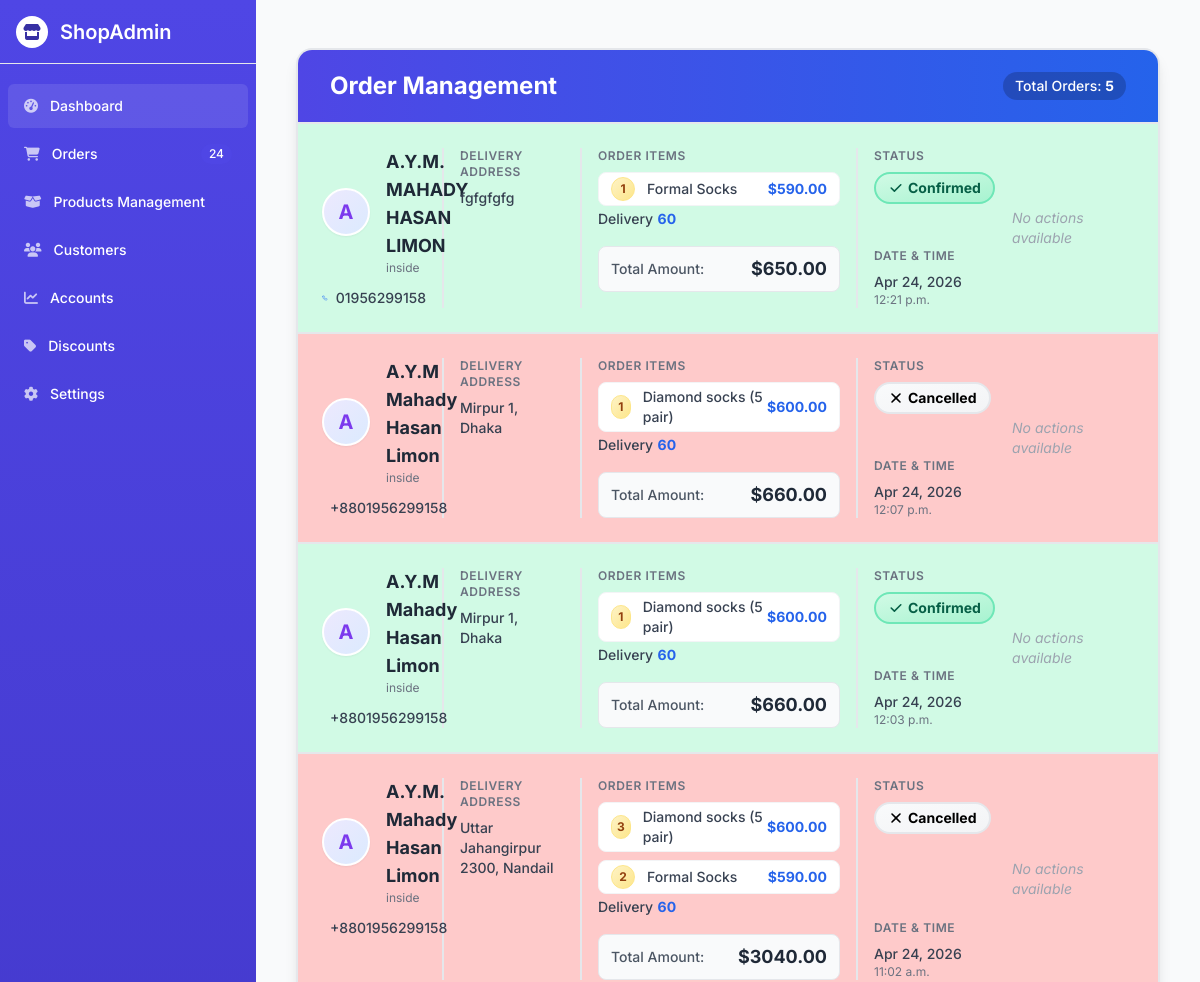
The app's page /order/order_list/ (upper part), older data.
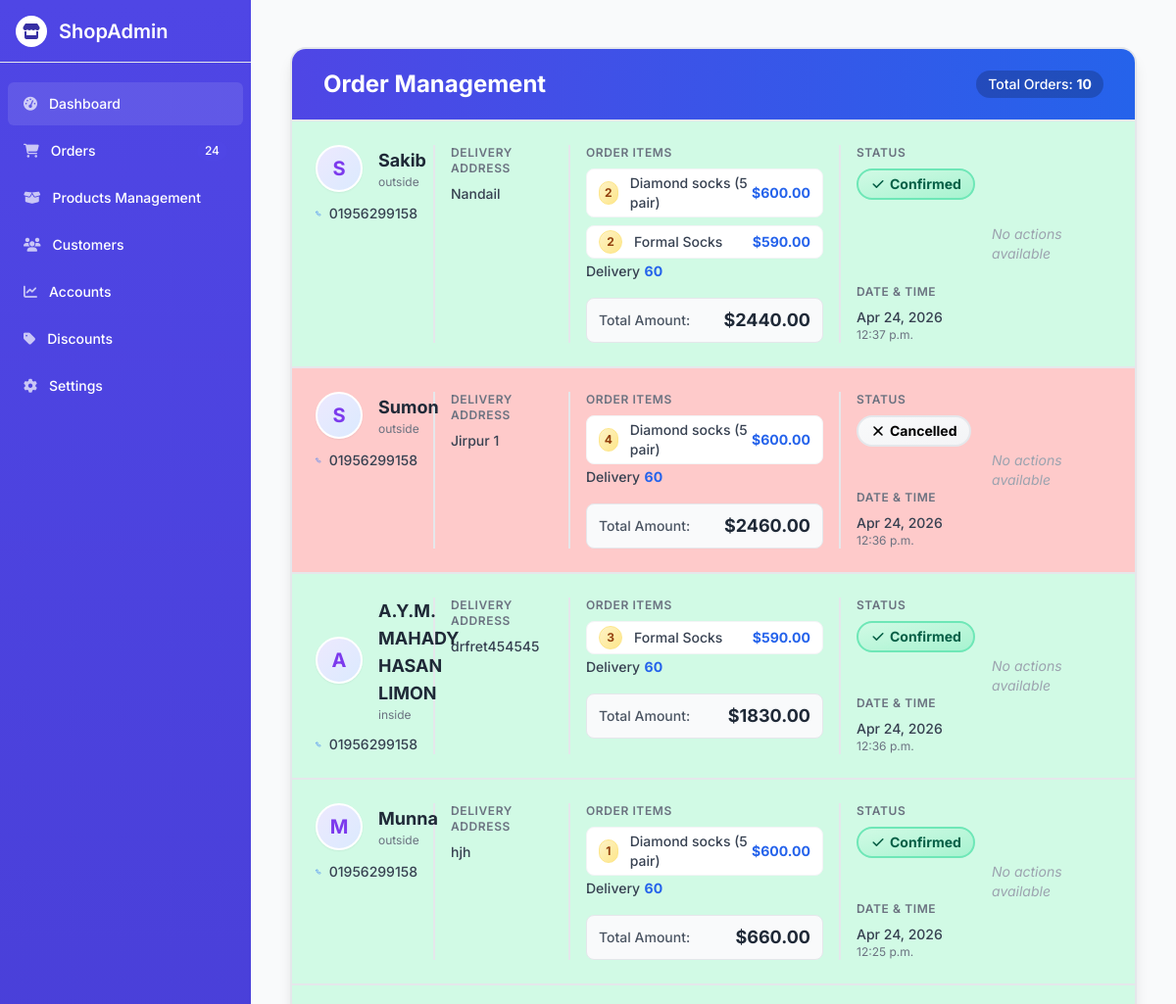
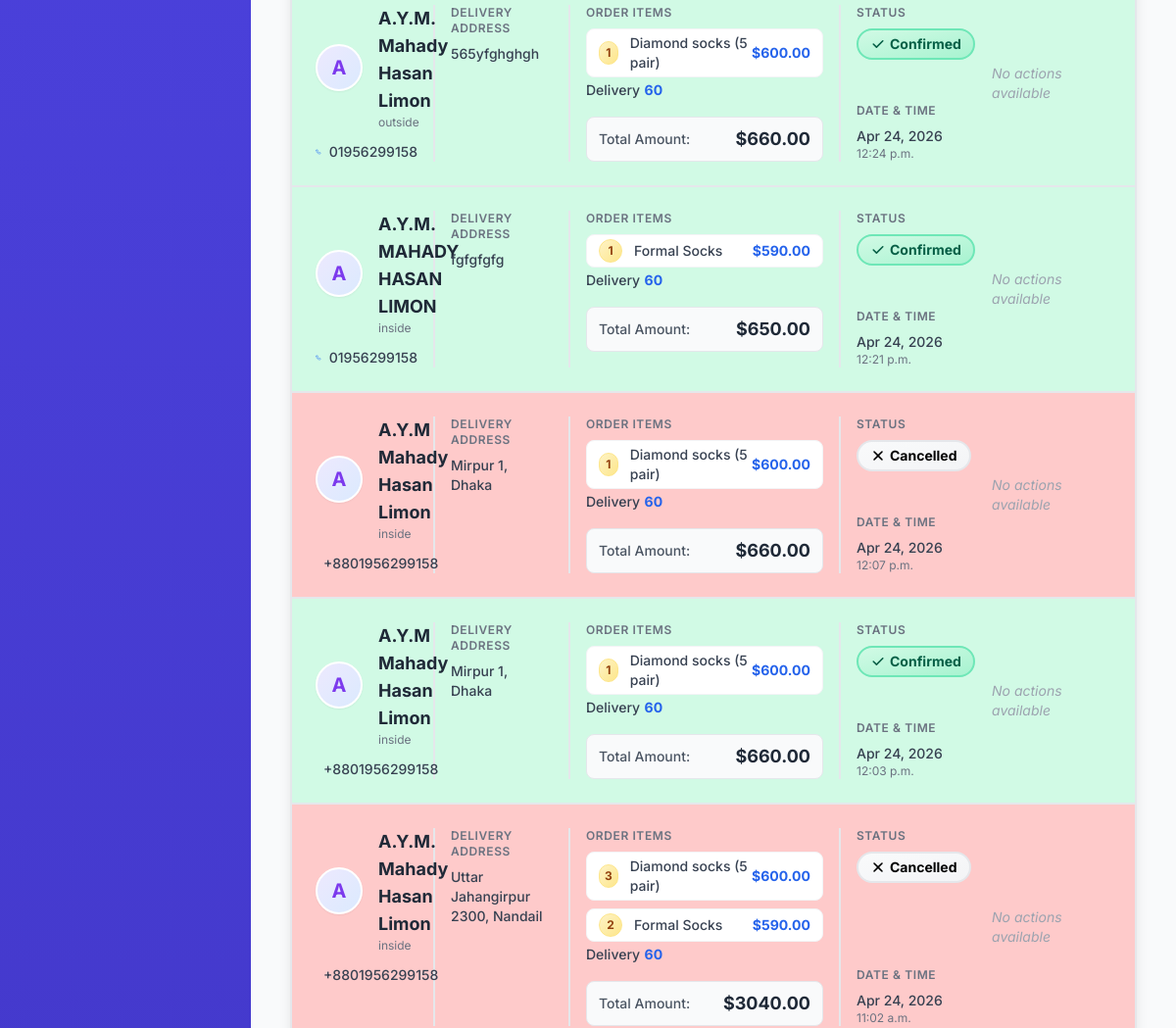
The same page, newer data (2 pictures, top to bottom).
### store/models.py (models this page shows)
class Product (models.Model):
    category = models.ForeignKey(Category, on_delete=models.CASCADE)
    name = models.CharField(max_length = 100)
    slug = models.SlugField(max_length = 100)
    description = models.TextField()
    price = models.DecimalField(max_digits=10, decimal_places=2)
    image = models.ImageField(upload_to = 'products/')
    image2 = models.ImageField(upload_to='products/', blank=True, null=True)
    image3 = models.ImageField(upload_to='products/', blank=True, null=True)
    image4 = models.ImageField(upload_to='products/', blank=True, null=True)

### order/models.py (models this page shows)
class Order(models.Model):
    full_name = models.CharField(max_length=100)
    contact_number = models.CharField(max_length=20)
    location = models.CharField(max_length=50)
    address = models.TextField()
    cart = models.JSONField(default=dict)
    total_price = models.DecimalField(max_digits=10, decimal_places=2)
    is_confirmed = models.BooleanField(default=False)
    is_cancelled = models.BooleanField(default=False)
    created_at = models.DateTimeField(auto_now_add=True)

### order/views.py (the view)
# urls.py: path('order_list/',views.order_list, name="order_list"),
def order_list(request):
    orders = Order.objects.all().order_by('-created_at')
    details = []
    for order in orders:
        products = []
        for product_id_str, quantity in order.cart.items():
            try:
                product_id = int(product_id_str)
                quantity = int(quantity)
                product = Product.objects.get(id=product_id)
                products.append({
                    'name': product.name,
                    'price': product.price,
                    'quantity': quantity,
                    'total': product.price * quantity,
                })
            except (Product.DoesNotExist, ValueError, TypeError):
                products.append({
                    'name': 'Product not found',
                    'price': 0,
                    'quantity': quantity,
                    'total': 0,
                })
        details.append({
            'id': order.id,
            'full_name': order.full_name,
            'contact_number': order.contact_number,
            'location': order.location,
            'address': order.address,
            'total_price': order.total_price,
            'is_cancelled': order.is_cancelled,
            'is_confirmed': order.is_confirmed,
            'created_at': order.created_at,
            'products': products,
        })
    return render(request, 'orders/order_list.html', {
        'orders': details,
    })

### store/context_processors.py (called while the page is built, shortened)
def cart_data(request):
    cart = request.session.get('cart', {})
    cart_item_count = 0
    cart_items = []
    total_amount = 0
    return {
        'cart_items': cart_items,
        'total_amount': total_amount,
        'cart_item_count': cart_item_count,
    }

### templates/orders/order_list.html (shortened to what the changed rows need)
{% extends 'orders/base.html' %}
{% load static %}
{% block content %}
<div class="w-full mx-auto px-4 py-6">
    <div class="bg-gradient-to-br from-gray-50 to-gray-100 rounded-2xl border-2 border-gray-200 shadow-lg overflow-hidden">
        <div class="px-8 py-5 border-b-2 border-gray-200 bg-gradient-to-r from-indigo-600 to-blue-600">
            <div class="flex justify-between items-center">
                <h2 class="text-2xl font-bold text-white">Order Management</h2>
                <div class="text-white bg-black bg-opacity-20 px-3 py-1 rounded-full text-sm font-medium">
                    Total Orders: <span class="font-bold">{{ orders|length }}</span>
                </div>
            </div>
        </div>
        {% for order in orders %}
        <div class="border-b-2 border-gray-200 last:border-b-0 {% if order.is_confirmed %}bg-green-100{% elif order.is_cancelled %}bg-red-200{% endif %}">
            <div class="grid grid-cols-12 gap-4 p-6">
                <div class="col-span-12 md:col-span-3 lg:col-span-2 border-r-2 border-gray-200 pr-4">
                    <div class="flex items-center">
                        <div class="flex-shrink-0 h-12 w-12 rounded-full bg-gradient-to-br from-purple-100 to-blue-100 border-2 border-white shadow-sm flex items-center justify-center">
                            <span class="text-xl font-bold text-purple-600">{{ order.full_name|first|upper }}</span>
                        </div>
                        <div class="ml-4">
                            <div class="text-lg font-bold text-gray-800">{{ order.full_name }}</div>
                            <div class="text-xs text-gray-500">{{ order.location }}</div>
                        </div>
                    </div>
                    <div class="mt-3">
                        <div class="text-sm font-medium text-gray-700 flex items-center">
                            {{ order.contact_number }}
                        </div>
                    </div>
                </div>
                <div class="col-span-12 md:col-span-3 lg:col-span-2 border-r-2 border-gray-200 pr-4">
                    <h3 class="text-xs font-semibold text-gray-500 uppercase tracking-wider">Delivery Address</h3>
                    <div class="mt-2 text-sm text-gray-700">
                        <div class="font-medium ">{{ order.address|linebreaksbr }}</div>
                    </div>
                </div>
                <div class="col-span-12 md:col-span-6 lg:col-span-4 border-r-2 border-gray-200 pr-4">
                    <div class="mb-4">
                        <h3 class="text-xs font-semibold text-gray-500 uppercase tracking-wider">Order Items</h3>
                        <ul class="mt-2 space-y-2">
                            {% for item in order.products %}
                            <li class="flex items-center justify-between py-1 px-3 bg-white rounded-lg border border-gray-100 shadow-xs">
                                <div class="flex items-center">
                                    <span class="inline-flex items-center justify-center h-6 w-6 rounded-full bg-gradient-to-br from-yellow-100 to-yellow-200 text-yellow-800 font-bold text-xs mr-3 border border-yellow-200">
                                        {{ item.quantity }}
                                    </span>
                                    <span class="text-sm font-medium text-gray-700">{{ item.name }}</span>
                                </div>
                                <span class="text-sm font-bold text-blue-600">${{ item.price }}</span>
                            </li>
                            {% empty %}
                            <li class="text-gray-400 italic text-sm py-2">No items in this order</li>
                            {% endfor %}
                        <span class="text-sm font-medium text-gray-700">Delivery</span>
                        <span class="text-sm font-bold text-blue-600">60</span>
                        </ul>
                    </div>
                    <div class="flex justify-between items-center bg-gray-50 rounded-lg px-3 py-2 border border-gray-200">
                        <span class="text-sm font-medium text-gray-600">Total Amount:</span>
                        <span class="text-lg font-bold text-gray-800">${{ order.total_price }}</span>
                    </div>
                </div>
                <div class="col-span-12 md:col-span-3 lg:col-span-2 flex flex-col justify-between">
                    <div>
                        <h3 class="text-xs font-semibold text-gray-500 uppercase tracking-wider">Status</h3>
                        <div class="mt-2">
                            {% if order.is_cancelled %}
                            <div class="inline-flex items-center px-3 py-1 rounded-full text-sm font-bold bg-gradient-to-br from-rose-100 to-rose-200 text-rose-800 border-2 border-rose-300">
                                Cancelled
                            </div>
                            {% elif order.is_confirmed %}
                            <div class="inline-flex items-center px-3 py-1 rounded-full text-sm font-bold bg-gradient-to-br from-green-100 to-green-200 text-green-800 border-2 border-green-300">
                                <svg xmlns="http://www.w3.org/2000/svg" class="h-4 w-4 mr-1" viewBox="0 0 20 20" fill="currentColor">
                                    <path fill-rule="evenodd" d="M16.707 5.293a1 1 0 010 1.414l-8 8a1 1 0 01-1.414 0l-4-4a1 1 0 011.414-1.414L8 12.586l7.293-7.293a1 1 0 011.414 0z" clip-rule="evenodd" />
                                </svg>
                                Confirmed
                            </div>
                            {% endif %}
                        </div>
                    </div>
                    <div class="mt-4">
                        <h3 class="text-xs font-semibold text-gray-500 uppercase tracking-wider">Date & Time</h3>
                        <div class="mt-2 text-sm text-gray-700">
                            <div class="font-medium">{{ order.created_at|date:"M d, Y" }}</div>
                            <div class="text-xs text-gray-500">{{ order.created_at|time }}</div>
                        </div>
                    </div>
                </div>
                <div class="col-span-12 md:col-span-12 lg:col-span-2 flex items-center justify-end">
                    {% if not order.is_confirmed and not order.is_cancelled %}
                    <div class="relative inline-block text-left">
                        <div>
                            <button type="button" onclick="toggleDropdown('menu-{{ order.id }}')" class="inline-flex items-center px-4 py-2 border-2 border-gray-300 shadow-sm text-sm font-medium rounded-lg text-gray-700 bg-white hover:bg-gray-50 focus:outline-none focus:ring-2 focus:ring-offset-2 focus:ring-indigo-500" id="menu-button-{{ order.id }}">
                                Actions
                                <svg class="-mr-1 ml-2 h-5 w-5" xmlns="http://www.w3.org/2000/svg" viewBox="0 0 20 20" fill="currentColor">
                                    <path fill-rule="evenodd" d="M5.293 7.293a1 1 0 011.414 0L10 10.586l3.293-3.293a1 1 0 111.414 1.414l-4 4a1 1 0 01-1.414 0l-4-4a1 1 0 010-1.414z" clip-rule="evenodd" />
                                </svg>
                            </button>
                        </div>
                        <div id="menu-{{ order.id }}" class="hidden origin-top-right absolute right-0 mt-2 w-48 rounded-lg shadow-lg bg-white ring-1 ring-black ring-opacity-5 focus:outline-none z-10 border-2 border-gray-200" role="menu">
                            <div class="py-1" role="none">
                                <a href="{% url 'confirm_order' order.id  %}" class="flex items-center px-4 py-2 text-sm text-gray-700 hover:bg-green-50 hover:text-green-800" role="menuitem">
                                    <svg xmlns="http://www.w3.org/2000/svg" class="h-5 w-5 mr-2 text-green-500" viewBox="0 0 20 20" fill="currentColor">
                                        <path fill-rule="evenodd" d="M16.707 5.293a1 1 0 010 1.414l-8 8a1 1 0 01-1.414 0l-4-4a1 1 0 011.414-1.414L8 12.586l7.293-7.293a1 1 0 011.414 0z" clip-rule="evenodd" />
                                    </svg>
                                    Confirm Order
                                </a>
                                <a href="{% url 'cancel_order' order.id %}" class="flex items-center px-4 py-2 text-sm text-gray-700 hover:bg-rose-50 hover:text-rose-800" role="menuitem">
                                    <svg xmlns="http://www.w3.org/2000/svg" class="h-5 w-5 mr-2 text-rose-500" viewBox="0 0 20 20" fill="currentColor">
                                        <path fill-rule="evenodd" d="M4.293 4.293a1 1 0 011.414 0L10 8.586l4.293-4.293a1 1 0 111.414 1.414L11.414 10l4.293 4.293a1 1 0 01-1.414 1.414L10 11.414l-4.293 4.293a1 1 0 01-1.414-1.414L8.586 10 4.293 5.707a1 1 0 010-1.414z" clip-rule="evenodd" />
                                    </svg>
                                    Cancel Order
                                </a>
                            </div>
                        </div>
                    </div>
                    {% else %}
                    <span class="text-gray-400 text-sm italic">No actions available</span>
                    {% endif %}
                </div>
            </div>
        </div>
        {% endfor %}
    </div>
</div>
{% endblock %}

Row changes from the older to the newer data that the page shows:
added Order: full_name|first "S", full_name "Sakib", location "outside", contact_number "01956299158", address "Nandail", total_price "2440.00", created_at "Apr 24, 2026", created_at "12:37 p.m."
added Order: full_name|first "S", full_name "Sumon", location "outside", contact_number "01956299158", address "Jirpur 1", total_price "2460.00", created_at "Apr 24, 2026", created_at "12:36 p.m."
added Order: full_name|first "A", full_name "A.Y.M. MAHADY HASAN LIMON", location "inside", contact_number "01956299158", address "drfret454545", total_price "1830.00", created_at "Apr 24, 2026", created_at "12:36 p.m."
added Order: full_name|first "M", full_name "Munna", location "outside", contact_number "01956299158", address "hjh", total_price "660.00", created_at "Apr 24, 2026", created_at "12:25 p.m."
added Order: full_name|first "A", full_name "A.Y.M. Mahady Hasan Limon", location "outside", contact_number "01956299158", address "565yfghghgh", total_price "660.00", created_at "Apr 24, 2026", created_at "12:24 p.m."
Text that changed along with them:
{{ orders|length }}: "5" → "10"
new list line: "DELIVERY ADDRESS ORDER ITEMS 2 $ 2 $ Delivery 60 Total Amount: $ STATUS Confirmed DATE & TIME No actions available"
new list line: "Diamond socks (5 pair) 600.00"
new list line: "Formal Socks 590.00"
new list line: "DELIVERY ADDRESS ORDER ITEMS 4 $ Delivery 60 Total Amount: $ STATUS Cancelled DATE & TIME No actions available"
new list line: "DELIVERY ADDRESS ORDER ITEMS 3 $ Delivery 60 Total Amount: $ STATUS Confirmed DATE & TIME No actions available"
new list line: "DELIVERY ADDRESS ORDER ITEMS 1 $ Delivery 60 Total Amount: $ STATUS Confirmed DATE & TIME No actions available"
